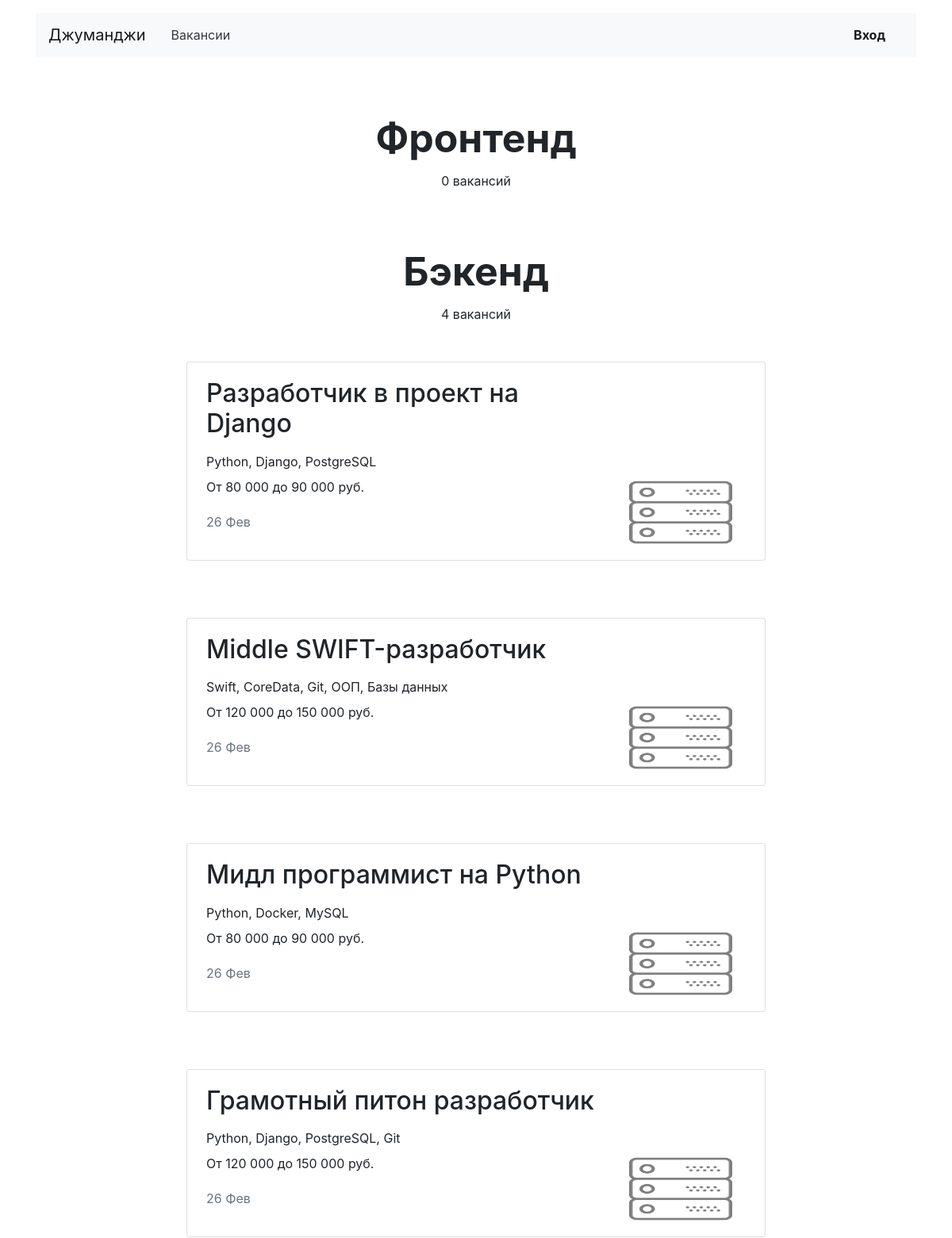
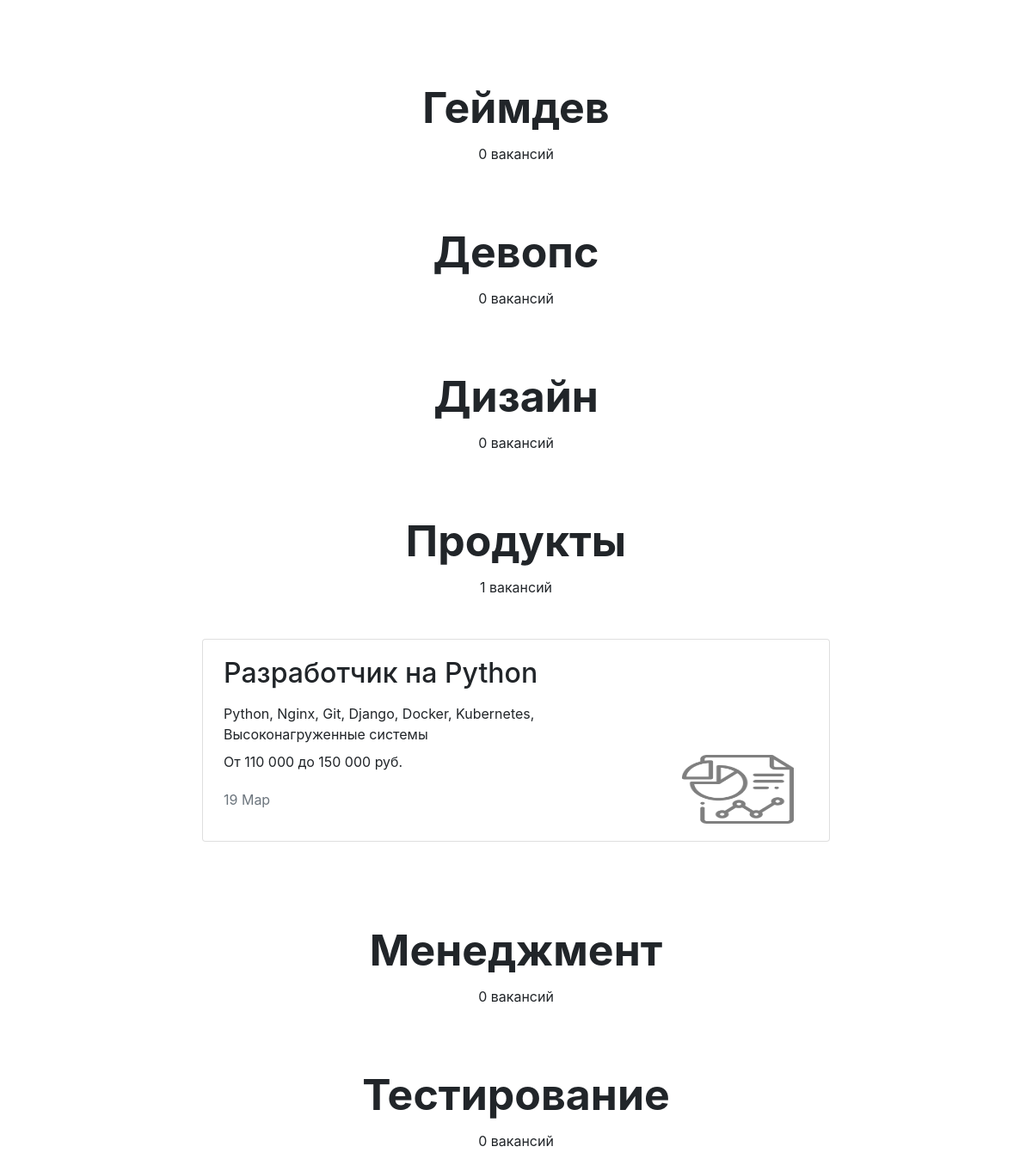
Page /vacancies/ on the committed database (2 pictures, top to bottom).
### vacancies/models.py (models this page shows, shortened)
class Specialty(models.Model):
    code = models.CharField(max_length=64)
    title = models.CharField(max_length=64)
    picture = models.ImageField(upload_to='MEDIA_SPECIALITY_IMAGE_DIR')
    class Meta:
        verbose_name = 'Специализация'
        verbose_name_plural = 'Специализации'

class Vacancy(models.Model):
    title = models.CharField(max_length=64, verbose_name='Название вакансии')
    specialty = models.ForeignKey(Specialty, on_delete=models.PROTECT, related_name="vacancies",
                                  verbose_name='Специализация')
    company = models.ForeignKey(Company, on_delete=models.CASCADE, related_name="vacancies")
    skills = models.TextField(blank=True, verbose_name='Требуемые навыки')
    description = models.TextField(blank=True, verbose_name='Описание вакансии')
    salary_min = models.IntegerField(blank=True, verbose_name='Зарплата от')
    salary_max = models.IntegerField(blank=True, verbose_name='Зарплата до')
    published_at = models.DateTimeField(auto_now_add=True)
    class Meta:
        verbose_name = 'Вакансия'
        verbose_name_plural = 'Вакансии'

### vacancies/views.py (the view)
# urls.py: path('vacancies/', VacanciesView.as_view(), name='vacancies'),
class VacanciesView(ListView):
    model = Vacancy
    template_name = 'vacancies/vacancies.html'
    context_object_name = 'vacancies'  # это по сути object_list, то есть все объекты из модели Vacancy
    extra_context = {'specialties': Specialty.objects.all()}

### vacancies/models.py (called while the page is built)
    def get_absolute_url(self):
        return reverse('company', kwargs={'company_id': self.pk})

### vacancies/templatetags/salary.py (called while the page is built)
@register.filter()
def salary(value):
    return '{:,}'.format(value).replace(',', ' ')

### vacancies/templates/vacancies/vacancies.html
{% extends 'vacancies/base.html' %}
{% load static %}
{% load salary %}
{% block content %}
<section>
    {% for specialty in specialties %}
    <h1 class="h1 text-center mx-auto mt-4 pt-5" style="font-size: 50px;"><strong>{{ specialty.title }}</strong></h1>
    {% if vacancies.all.count > 0 %}
    <p class="text-center pt-1">{{ specialty.vacancies.all.count }} вакансий</p>
    {% else %}
    <p class="text-center pt-1">По специализации не найдено ни одной вакансии</p>
    {% endif %}
    {% for vacancy in vacancies %}
    {% if specialty.code == vacancy.specialty.code %}
    <div class="row mt-5">
        <div class="col-12 col-lg-8 offset-lg-2 m-auto">
            <div class="card mb-4">
                <div class="card-body px-4">
                    <div class="row">
                        <div class="col-12 col-md-8 col-lg-9">
                            <h2 class="h2 pb-2">{{ vacancy.title }}</h2>
                            <p class="mb-2">{{ vacancy.skills }}</p>
                            <p>От {{ vacancy.salary_min|salary }} до {{ vacancy.salary_max|salary }} руб.</p>
                            <p class="text-muted pt-1">{{ vacancy.published_at|date:"d M" }}</p>
                        </div>
                        <div class="col-12 col-md-4 col-lg-3 d-flex align-items-end">
                            {% if vacancy.specialty.picture %}
                            <a href="{{ vacancy.company.get_absolute_url }}"><img
                                    src="{{ vacancy.specialty.picture.url }}" width="130" height="80" alt=""></a>
                            {% endif %}
                        </div>
                    </div>
                </div>
            </div>
        </div>
    </div>
</section>
{% endif %}
{% endfor %}
{% endfor %}
{% endblock %}

### rows in the picture
Specialty: title "Фронтенд", vacancies.all.count "0"
Specialty: title "Бэкенд", vacancies.all.count "4"
Vacancy: title "Разработчик в проект на Django", skills "Python, Django, PostgreSQL", salary_min|salary "80 000", salary_max|salary "90 000", published_at "26 Фев", specialty.picture (picture)
Vacancy: title "Middle SWIFT-разработчик", skills "Swift, CoreData, Git, ООП, Базы данных", salary_min|salary "120 000", salary_max|salary "150 000", published_at "26 Фев", specialty.picture (picture)
Vacancy: title "Мидл программист на Python", skills "Python, Docker, MySQL", salary_min|salary "80 000", salary_max|salary "90 000", published_at "26 Фев", specialty.picture (picture)
Vacancy: title "Грамотный питон разработчик", skills "Python, Django, PostgreSQL, Git", salary_min|salary "120 000", salary_max|salary "150 000", published_at "26 Фев", specialty.picture (picture)
Specialty: title "Геймдев", vacancies.all.count "0"
Specialty: title "Девопс", vacancies.all.count "0"
Specialty: title "Дизайн", vacancies.all.count "0"
Specialty: title "Продукты", vacancies.all.count "1"
Vacancy: title "Разработчик на Python", skills "Python, Nginx, Git, Django, Docker, Kubernetes, Высоконагруженные системы", salary_min|salary "110 000", salary_max|salary "150 000", published_at "19 Мар", specialty.picture (picture)
Specialty: title "Менеджмент", vacancies.all.count "0"
Specialty: title "Тестирование", vacancies.all.count "0"
